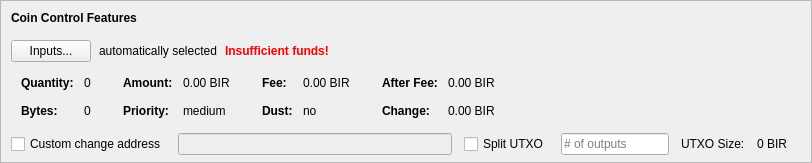
    <widget class="QFrame" name="frameCoinControl">
     <property name="sizePolicy">
      <sizepolicy hsizetype="Expanding" vsizetype="Expanding">
       <horstretch>0</horstretch>
       <verstretch>0</verstretch>
      </sizepolicy>
     </property>
     <property name="maximumSize">
      <size>
       <width>16777215</width>
       <height>16777215</height>
      </size>
     </property>
     <property name="frameShape">
      <enum>QFrame::StyledPanel</enum>
     </property>
     <property name="frameShadow">
      <enum>QFrame::Sunken</enum>
     </property>
     <layout class="QVBoxLayout" name="verticalLayoutCoinControl2">
      <property name="spacing">
       <number>0</number>
      </property>
      <property name="leftMargin">
       <number>0</number>
      </property>
      <property name="topMargin">
       <number>0</number>
      </property>
      <property name="rightMargin">
       <number>0</number>
      </property>
      <property name="bottomMargin">
       <number>6</number>
      </property>
      <item>
       <layout class="QVBoxLayout" name="verticalLayoutCoinControl" stretch="0,0,0,0,1">
        <property name="spacing">
         <number>0</number>
        </property>
        <property name="leftMargin">
         <number>10</number>
        </property>
        <property name="topMargin">
         <number>10</number>
        </property>
        <item>
         <layout class="QHBoxLayout" name="horizontalLayoutCoinControl1">
          <property name="bottomMargin">
           <number>15</number>
          </property>
          <item>
           <widget class="QLabel" name="labelCoinControlFeatures">
            <property name="sizePolicy">
             <sizepolicy hsizetype="Preferred" vsizetype="Maximum">
              <horstretch>0</horstretch>
              <verstretch>0</verstretch>
             </sizepolicy>
            </property>
            <property name="font">
             <font>
              <weight>75</weight>
              <bold>true</bold>
             </font>
            </property>
            <property name="styleSheet">
             <string notr="true">font-weight:bold;</string>
            </property>
            <property name="text">
             <string>Coin Control Features</string>
            </property>
           </widget>
          </item>
         </layout>
        </item>
        <item>
         <layout class="QHBoxLayout" name="horizontalLayoutCoinControl2" stretch="0,0,0,0">
          <property name="spacing">
           <number>8</number>
          </property>
          <property name="bottomMargin">
           <number>10</number>
          </property>
          <item>
           <widget class="QPushButton" name="pushButtonCoinControl">
            <property name="styleSheet">
             <string notr="true"/>
            </property>
            <property name="text">
             <string>Inputs...</string>
            </property>
            <property name="autoDefault">
             <bool>false</bool>
            </property>
           </widget>
          </item>
          <item>
           <widget class="QLabel" name="labelCoinControlAutomaticallySelected">
            <property name="text">
             <string>automatically selected</string>
            </property>
            <property name="margin">
             <number>5</number>
            </property>
           </widget>
          </item>
          <item>
           <widget class="QLabel" name="labelCoinControlInsuffFunds">
            <property name="font">
             <font>
              <weight>75</weight>
              <bold>true</bold>
             </font>
            </property>
            <property name="styleSheet">
             <string notr="true">color:red;font-weight:bold;</string>
            </property>
            <property name="text">
             <string>Insufficient funds!</string>
            </property>
            <property name="margin">
             <number>5</number>
            </property>
           </widget>
          </item>
          <item>
           <spacer name="horizontalSpacerCoinControl">
            <property name="orientation">
             <enum>Qt::Horizontal</enum>
            </property>
            <property name="sizeHint" stdset="0">
             <size>
              <width>40</width>
              <height>1</height>
             </size>
            </property>
           </spacer>
          </item>
         </layout>
        </item>
        <item>
         <widget class="QWidget" name="widgetCoinControl" native="true">
          <property name="sizePolicy">
           <sizepolicy hsizetype="Preferred" vsizetype="Preferred">
            <horstretch>0</horstretch>
            <verstretch>0</verstretch>
           </sizepolicy>
          </property>
          <property name="minimumSize">
           <size>
            <width>0</width>
            <height>0</height>
           </size>
          </property>
          <property name="styleSheet">
           <string notr="true"/>
          </property>
          <layout class="QHBoxLayout" name="horizontalLayoutCoinControl5">
           <property name="leftMargin">
            <number>0</number>
           </property>
           <property name="topMargin">
            <number>0</number>
           </property>
           <property name="rightMargin">
            <number>0</number>
           </property>
           <property name="bottomMargin">
            <number>0</number>
           </property>
           <item>
            <layout class="QHBoxLayout" name="horizontalLayoutCoinControl3" stretch="0,0,0,1">
             <property name="spacing">
              <number>20</number>
             </property>
             <property name="topMargin">
              <number>0</number>
             </property>
             <property name="bottomMargin">
              <number>10</number>
             </property>
             <item>
              <layout class="QFormLayout" name="formLayoutCoinControl1">
               <property name="horizontalSpacing">
                <number>10</number>
               </property>
               <property name="verticalSpacing">
                <number>14</number>
               </property>
               <property name="leftMargin">
                <number>10</number>
               </property>
               <property name="topMargin">
                <number>4</number>
               </property>
               <property name="rightMargin">
                <number>6</number>
               </property>
               <item row="0" column="0">
                <widget class="QLabel" name="labelCoinControlQuantityText">
                 <property name="font">
                  <font>
                   <weight>75</weight>
                   <bold>true</bold>
                  </font>
                 </property>
                 <property name="text">
                  <string>Quantity:</string>
                 </property>
                 <property name="margin">
                  <number>0</number>
                 </property>
                </widget>
               </item>
               <item row="0" column="1">
                <widget class="QLabel" name="labelCoinControlQuantity">
                 <property name="cursor">
                  <cursorShape>IBeamCursor</cursorShape>
                 </property>
                 <property name="contextMenuPolicy">
                  <enum>Qt::ActionsContextMenu</enum>
                 </property>
                 <property name="text">
                  <string notr="true">0</string>
                 </property>
                 <property name="margin">
                  <number>0</number>
                 </property>
                 <property name="textInteractionFlags">
                  <set>Qt::LinksAccessibleByMouse|Qt::TextSelectableByKeyboard|Qt::TextSelectableByMouse</set>
                 </property>
                </widget>
               </item>
               <item row="1" column="0">
                <widget class="QLabel" name="labelCoinControlBytesText">
                 <property name="font">
                  <font>
                   <weight>75</weight>
                   <bold>true</bold>
                  </font>
                 </property>
                 <property name="text">
                  <string>Bytes:</string>
                 </property>
                </widget>
               </item>
               <item row="1" column="1">
                <widget class="QLabel" name="labelCoinControlBytes">
                 <property name="cursor">
                  <cursorShape>IBeamCursor</cursorShape>
                 </property>
                 <property name="contextMenuPolicy">
                  <enum>Qt::ActionsContextMenu</enum>
                 </property>
                 <property name="text">
                  <string notr="true">0</string>
                 </property>
                 <property name="textInteractionFlags">
                  <set>Qt::LinksAccessibleByMouse|Qt::TextSelectableByKeyboard|Qt::TextSelectableByMouse</set>
                 </property>
                </widget>
               </item>
              </layout>
             </item>
             <item>
              <layout class="QFormLayout" name="formLayoutCoinControl2">
               <property name="horizontalSpacing">
                <number>10</number>
               </property>
               <property name="verticalSpacing">
                <number>14</number>
               </property>
               <property name="leftMargin">
                <number>6</number>
               </property>
               <property name="topMargin">
                <number>4</number>
               </property>
               <property name="rightMargin">
                <number>6</number>
               </property>
               <item row="0" column="0">
                <widget class="QLabel" name="labelCoinControlAmountText">
                 <property name="font">
                  <font>
                   <weight>75</weight>
                   <bold>true</bold>
                  </font>
                 </property>
                 <property name="text">
                  <string>Amount:</string>
                 </property>
                 <property name="margin">
                  <number>0</number>
                 </property>
                </widget>
               </item>
               <item row="0" column="1">
                <widget class="QLabel" name="labelCoinControlAmount">
                 <property name="cursor">
                  <cursorShape>IBeamCursor</cursorShape>
                 </property>
                 <property name="contextMenuPolicy">
                  <enum>Qt::ActionsContextMenu</enum>
                 </property>
                 <property name="text">
                  <string notr="true">0.00 BIR</string>
                 </property>
                 <property name="textInteractionFlags">
                  <set>Qt::LinksAccessibleByMouse|Qt::TextSelectableByKeyboard|Qt::TextSelectableByMouse</set>
                 </property>
                </widget>
               </item>
               <item row="1" column="0">
                <widget class="QLabel" name="labelCoinControlPriorityText">
                 <property name="font">
                  <font>
                   <weight>75</weight>
                   <bold>true</bold>
                  </font>
                 </property>
                 <property name="text">
                  <string>Priority:</string>
                 </property>
                </widget>
               </item>
               <item row="1" column="1">
                <widget class="QLabel" name="labelCoinControlPriority">
                 <property name="cursor">
                  <cursorShape>IBeamCursor</cursorShape>
                 </property>
                 <property name="contextMenuPolicy">
                  <enum>Qt::ActionsContextMenu</enum>
                 </property>
                 <property name="text">
                  <string>medium</string>
                 </property>
                 <property name="textInteractionFlags">
                  <set>Qt::LinksAccessibleByMouse|Qt::TextSelectableByKeyboard|Qt::TextSelectableByMouse</set>
                 </property>
                </widget>
               </item>
              </layout>
             </item>
             <item>
              <layout class="QFormLayout" name="formLayoutCoinControl3">
               <property name="horizontalSpacing">
                <number>10</number>
               </property>
               <property name="verticalSpacing">
                <number>14</number>
               </property>
               <property name="leftMargin">
                <number>6</number>
               </property>
               <property name="topMargin">
                <number>4</number>
               </property>
               <property name="rightMargin">
                <number>6</number>
               </property>
               <item row="0" column="0">
                <widget class="QLabel" name="labelCoinControlFeeText">
                 <property name="font">
                  <font>
                   <weight>75</weight>
                   <bold>true</bold>
                  </font>
                 </property>
                 <property name="text">
                  <string>Fee:</string>
                 </property>
                 <property name="margin">
                  <number>0</number>
                 </property>
                </widget>
               </item>
               <item row="0" column="1">
                <widget class="QLabel" name="labelCoinControlFee">
                 <property name="cursor">
                  <cursorShape>IBeamCursor</cursorShape>
                 </property>
                 <property name="contextMenuPolicy">
                  <enum>Qt::ActionsContextMenu</enum>
                 </property>
                 <property name="text">
                  <string notr="true">0.00 BIR</string>
                 </property>
                 <property name="textInteractionFlags">
                  <set>Qt::LinksAccessibleByMouse|Qt::TextSelectableByKeyboard|Qt::TextSelectableByMouse</set>
                 </property>
                </widget>
               </item>
               <item row="1" column="0">
                <widget class="QLabel" name="labelCoinControlLowOutputText">
                 <property name="font">
                  <font>
                   <weight>75</weight>
                   <bold>true</bold>
                  </font>
                 </property>
                 <property name="text">
                  <string>Dust:</string>
                 </property>
                </widget>
               </item>
               <item row="1" column="1">
                <widget class="QLabel" name="labelCoinControlLowOutput">
                 <property name="cursor">
                  <cursorShape>IBeamCursor</cursorShape>
                 </property>
                 <property name="contextMenuPolicy">
                  <enum>Qt::ActionsContextMenu</enum>
                 </property>
                 <property name="text">
                  <string>no</string>
                 </property>
                 <property name="textInteractionFlags">
                  <set>Qt::LinksAccessibleByMouse|Qt::TextSelectableByKeyboard|Qt::TextSelectableByMouse</set>
                 </property>
                </widget>
               </item>
              </layout>
             </item>
             <item>
              <layout class="QFormLayout" name="formLayoutCoinControl4">
               <property name="horizontalSpacing">
                <number>10</number>
               </property>
               <property name="verticalSpacing">
                <number>14</number>
               </property>
               <property name="leftMargin">
                <number>6</number>
               </property>
               <property name="topMargin">
                <number>4</number>
               </property>
               <property name="rightMargin">
                <number>6</number>
               </property>
               <item row="0" column="0">
                <widget class="QLabel" name="labelCoinControlAfterFeeText">
                 <property name="font">
                  <font>
                   <weight>75</weight>
                   <bold>true</bold>
                  </font>
                 </property>
                 <property name="text">
                  <string>After Fee:</string>
                 </property>
                 <property name="margin">
                  <number>0</number>
                 </property>
                </widget>
               </item>
               <item row="0" column="1">
                <widget class="QLabel" name="labelCoinControlAfterFee">
                 <property name="cursor">
                  <cursorShape>IBeamCursor</cursorShape>
                 </property>
                 <property name="contextMenuPolicy">
                  <enum>Qt::ActionsContextMenu</enum>
                 </property>
                 <property name="text">
                  <string notr="true">0.00 BIR</string>
                 </property>
                 <property name="textInteractionFlags">
                  <set>Qt::LinksAccessibleByMouse|Qt::TextSelectableByKeyboard|Qt::TextSelectableByMouse</set>
                 </property>
                </widget>
               </item>
               <item row="1" column="0">
                <widget class="QLabel" name="labelCoinControlChangeText">
                 <property name="font">
                  <font>
                   <weight>75</weight>
                   <bold>true</bold>
                  </font>
                 </property>
                 <property name="text">
                  <string>Change:</string>
                 </property>
                </widget>
               </item>
               <item row="1" column="1">
                <widget class="QLabel" name="labelCoinControlChange">
                 <property name="cursor">
                  <cursorShape>IBeamCursor</cursorShape>
                 </property>
                 <property name="contextMenuPolicy">
                  <enum>Qt::ActionsContextMenu</enum>
                 </property>
                 <property name="text">
                  <string notr="true">0.00 BIR</string>
                 </property>
                 <property name="textInteractionFlags">
                  <set>Qt::LinksAccessibleByMouse|Qt::TextSelectableByKeyboard|Qt::TextSelectableByMouse</set>
                 </property>
                </widget>
               </item>
              </layout>
             </item>
            </layout>
           </item>
          </layout>
         </widget>
        </item>
        <item>
         <layout class="QHBoxLayout" name="horizontalLayoutCoinControl4" stretch="0,0,0,0,0,0,0">
          <property name="spacing">
           <number>12</number>
          </property>
          <property name="sizeConstraint">
           <enum>QLayout::SetDefaultConstraint</enum>
          </property>
          <property name="topMargin">
           <number>5</number>
          </property>
          <property name="rightMargin">
           <number>5</number>
          </property>
          <item>
           <widget class="QCheckBox" name="checkBoxCoinControlChange">
            <property name="toolTip">
             <string>If this is activated, but the change address is empty or invalid, change will be sent to a newly generated address.</string>
            </property>
            <property name="text">
             <string>Custom change address</string>
            </property>
           </widget>
          </item>
          <item>
           <widget class="QValidatedLineEdit" name="lineEditCoinControlChange">
            <property name="enabled">
             <bool>false</bool>
            </property>
            <property name="sizePolicy">
             <sizepolicy hsizetype="Expanding" vsizetype="Fixed">
              <horstretch>0</horstretch>
              <verstretch>0</verstretch>
             </sizepolicy>
            </property>
           </widget>
          </item>
          <item>
           <widget class="QCheckBox" name="splitBlockCheckBox">
            <property name="text">
             <string>Split UTXO</string>
            </property>
           </widget>
          </item>
          <item>
           <widget class="QLineEdit" name="splitBlockLineEdit">
            <property name="sizePolicy">
             <sizepolicy hsizetype="Fixed" vsizetype="Fixed">
              <horstretch>50</horstretch>
              <verstretch>0</verstretch>
             </sizepolicy>
            </property>
            <property name="placeholderText">
             <string># of outputs</string>
            </property>
           </widget>
          </item>
          <item>
           <widget class="QLabel" name="labelBlockSizeText">
            <property name="text">
             <string>UTXO Size:</string>
            </property>
           </widget>
          </item>
          <item>
           <widget class="QLabel" name="labelBlockSize">
            <property name="text">
             <string>0 BIR</string>
            </property>
           </widget>
          </item>
          <item>
           <widget class="QLabel" name="labelCoinControlChangeLabel">
            <property name="sizePolicy">
             <sizepolicy hsizetype="Preferred" vsizetype="Expanding">
              <horstretch>0</horstretch>
              <verstretch>0</verstretch>
             </sizepolicy>
            </property>
            <property name="minimumSize">
             <size>
              <width>0</width>
              <height>0</height>
             </size>
            </property>
            <property name="text">
             <string/>
            </property>
            <property name="margin">
             <number>3</number>
            </property>
           </widget>
          </item>
         </layout>
        </item>
        <item>
         <spacer name="verticalSpacerCoinControl">
          <property name="orientation">
           <enum>Qt::Vertical</enum>
          </property>
          <property name="sizeHint" stdset="0">
           <size>
            <width>800</width>
            <height>1</height>
           </size>
          </property>
         </spacer>
        </item>
       </layout>
      </item>
     </layout>
    </widget>
